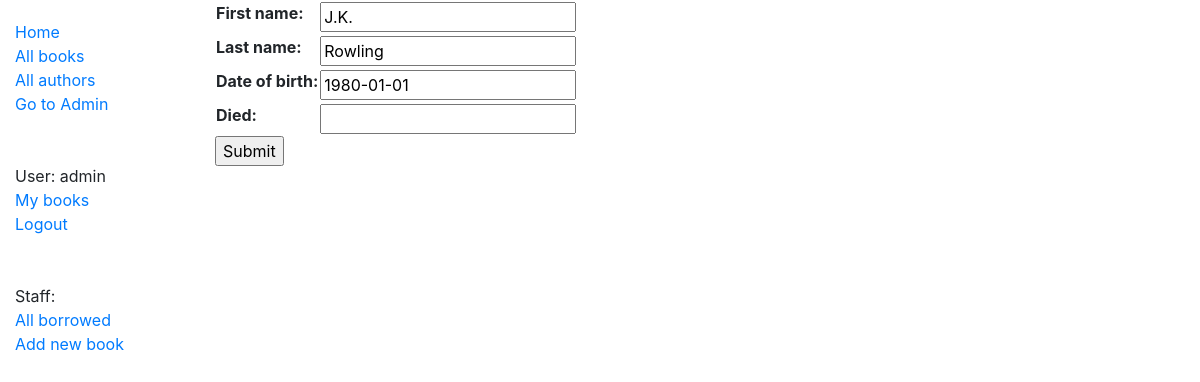
Page /locallibrary/author/1/update/ (signed in) on the committed database.
### locallibrary/models.py (models this page shows, shortened)
class Author(models.Model):
    first_name = models.CharField(max_length=100)
    last_name = models.CharField(max_length=100)
    date_of_birth = models.DateField(null=True, blank=True)
    date_of_death = models.DateField('died', null=True, blank=True)
    class Meta:
        ordering = ['last_name', 'first_name']

### locallibrary/views.py (the view)
# urls.py: path('author/<int:pk>/update/', views.AuthorUpdate.as_view(), name='author_update'),
class AuthorUpdate(PermissionRequiredMixin, UpdateView):
    model = Author
    fields = ['first_name', 'last_name', 'date_of_birth', 'date_of_death']
    permission_required = 'locallibrary.can_mark_returned'

### locallibrary/templates/locallibrary/author_form.html (shortened to what this page needs)
{% extends "base_generic.html" %}
{% block content %}
  <form action="" method="post">
    <table>
    {{ form.as_table }}
    </table>
    <input type="submit" value="Submit">
  </form>
{% endblock %}

### templates/base_generic.html (shortened to what this page needs)
<!DOCTYPE html>
<html lang="en">
<head>
  <link rel="stylesheet" href="https://stackpath.bootstrapcdn.com/bootstrap/4.1.3/css/bootstrap.min.css">
  {% load static %}
  <link rel="stylesheet" href="{% static 'css/styles.css' %}">
</head>
<body>
  <div class="container-fluid">
    <div class="row">
      <div class="col-sm-2">
      {% block sidebar %}
        <ul class="sidebar-nav">
          <li><a href="{% url 'index' %}">Home</a></li>
          <li><a href="{% url 'books' %}">All books</a></li>
          <li><a href="{% url 'authors' %}">All authors</a></li>
          <li><a href="{% url 'admin:index' %}">Go to Admin</a></li><br><br>
          {% if user.is_authenticated %}
          <li>User: {{ user.get_username }}</li>
          <li><a href="{% url 'my-borrowed' %}">My books</a></li>
          <li><a href="{% url 'logout'%}?next={{request.path}}">Logout</a></li>
            {% if perms.locallibrary.can_mark_returned %}
            <br><br>
            <li>Staff:</li>
            <li><a href="{% url 'all-borrowed' %}">All borrowed</a></li>
            <li><a href="{% url 'book_create' %}">Add new book</a></li>
            {% endif %}
          {% else %}
          <li><a href="{% url 'login'%}?next={{request.path}}">Login</a></li>
          {% endif %}
        </ul>
     {% endblock %}
      </div>
      <div class="col-sm-10 ">{% block content %}{% endblock %}
      </div>
    </div>
  </div>
</body>
</html>

### locallibrary/static/css/styles.css (style rules this page uses)
.sidebar-nav { margin-top: 20px; padding: 0; list-style: none; }

### rows in the picture
Author: first_name "J.K.", last_name "Rowling", date_of_birth "1980-01-01"

### other values in the picture
{{ user.get_username }} "admin"
